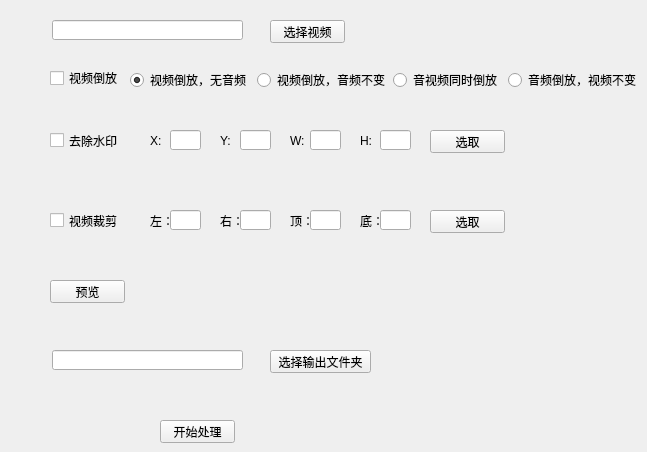
   <widget class="QWidget" name="tab_9">
    <attribute name="title">
     <string>视频裁剪去水印</string>
    </attribute>
    <widget class="QCheckBox" name="checkBox_4">
     <property name="geometry">
      <rect>
       <x>50</x>
       <y>70</y>
       <width>71</width>
       <height>16</height>
      </rect>
     </property>
     <property name="text">
      <string>视频倒放</string>
     </property>
    </widget>
    <widget class="QCheckBox" name="checkBox_5">
     <property name="geometry">
      <rect>
       <x>50</x>
       <y>130</y>
       <width>71</width>
       <height>21</height>
      </rect>
     </property>
     <property name="text">
      <string>去除水印</string>
     </property>
    </widget>
    <widget class="QCheckBox" name="checkBox_6">
     <property name="geometry">
      <rect>
       <x>50</x>
       <y>210</y>
       <width>71</width>
       <height>21</height>
      </rect>
     </property>
     <property name="text">
      <string>视频裁剪</string>
     </property>
    </widget>
    <widget class="QPushButton" name="pushButton">
     <property name="geometry">
      <rect>
       <x>50</x>
       <y>280</y>
       <width>75</width>
       <height>23</height>
      </rect>
     </property>
     <property name="text">
      <string>预览</string>
     </property>
    </widget>
    <widget class="QLineEdit" name="lineEdit_5">
     <property name="geometry">
      <rect>
       <x>52</x>
       <y>350</y>
       <width>191</width>
       <height>20</height>
      </rect>
     </property>
    </widget>
    <widget class="QPushButton" name="pushButton_2">
     <property name="geometry">
      <rect>
       <x>270</x>
       <y>350</y>
       <width>101</width>
       <height>23</height>
      </rect>
     </property>
     <property name="text">
      <string>选择输出文件夹</string>
     </property>
    </widget>
    <widget class="QPushButton" name="pushButton_11">
     <property name="geometry">
      <rect>
       <x>160</x>
       <y>420</y>
       <width>75</width>
       <height>23</height>
      </rect>
     </property>
     <property name="text">
      <string>开始处理</string>
     </property>
    </widget>
    <widget class="QLineEdit" name="lineEdit_6">
     <property name="geometry">
      <rect>
       <x>52</x>
       <y>20</y>
       <width>191</width>
       <height>20</height>
      </rect>
     </property>
    </widget>
    <widget class="QPushButton" name="pushButton_12">
     <property name="geometry">
      <rect>
       <x>270</x>
       <y>20</y>
       <width>75</width>
       <height>23</height>
      </rect>
     </property>
     <property name="text">
      <string>选择视频</string>
     </property>
    </widget>
    <widget class="QLineEdit" name="lineEdit_7">
     <property name="geometry">
      <rect>
       <x>170</x>
       <y>130</y>
       <width>31</width>
       <height>20</height>
      </rect>
     </property>
    </widget>
    <widget class="QLabel" name="label_50">
     <property name="geometry">
      <rect>
       <x>150</x>
       <y>130</y>
       <width>21</width>
       <height>21</height>
      </rect>
     </property>
     <property name="text">
      <string>X:</string>
     </property>
    </widget>
    <widget class="QLabel" name="label_51">
     <property name="geometry">
      <rect>
       <x>220</x>
       <y>130</y>
       <width>21</width>
       <height>21</height>
      </rect>
     </property>
     <property name="text">
      <string>Y:</string>
     </property>
    </widget>
    <widget class="QLineEdit" name="lineEdit_8">
     <property name="geometry">
      <rect>
       <x>240</x>
       <y>130</y>
       <width>31</width>
       <height>20</height>
      </rect>
     </property>
    </widget>
    <widget class="QLineEdit" name="lineEdit_21">
     <property name="geometry">
      <rect>
       <x>310</x>
       <y>130</y>
       <width>31</width>
       <height>20</height>
      </rect>
     </property>
    </widget>
    <widget class="QLabel" name="label_52">
     <property name="geometry">
      <rect>
       <x>290</x>
       <y>130</y>
       <width>21</width>
       <height>21</height>
      </rect>
     </property>
     <property name="text">
      <string>W:</string>
     </property>
    </widget>
    <widget class="QLabel" name="label_53">
     <property name="geometry">
      <rect>
       <x>360</x>
       <y>130</y>
       <width>21</width>
       <height>21</height>
      </rect>
     </property>
     <property name="text">
      <string>H:</string>
     </property>
    </widget>
    <widget class="QLineEdit" name="lineEdit_22">
     <property name="geometry">
      <rect>
       <x>380</x>
       <y>130</y>
       <width>31</width>
       <height>20</height>
      </rect>
     </property>
    </widget>
    <widget class="QLineEdit" name="lineEdit_23">
     <property name="geometry">
      <rect>
       <x>380</x>
       <y>210</y>
       <width>31</width>
       <height>20</height>
      </rect>
     </property>
    </widget>
    <widget class="QLabel" name="label_54">
     <property name="geometry">
      <rect>
       <x>290</x>
       <y>210</y>
       <width>21</width>
       <height>21</height>
      </rect>
     </property>
     <property name="text">
      <string>顶：</string>
     </property>
    </widget>
    <widget class="QLabel" name="label_55">
     <property name="geometry">
      <rect>
       <x>150</x>
       <y>210</y>
       <width>21</width>
       <height>21</height>
      </rect>
     </property>
     <property name="text">
      <string>左：</string>
     </property>
    </widget>
    <widget class="QLineEdit" name="lineEdit_24">
     <property name="geometry">
      <rect>
       <x>240</x>
       <y>210</y>
       <width>31</width>
       <height>20</height>
      </rect>
     </property>
    </widget>
    <widget class="QLineEdit" name="lineEdit_25">
     <property name="geometry">
      <rect>
       <x>310</x>
       <y>210</y>
       <width>31</width>
       <height>20</height>
      </rect>
     </property>
    </widget>
    <widget class="QLabel" name="label_56">
     <property name="geometry">
      <rect>
       <x>220</x>
       <y>210</y>
       <width>21</width>
       <height>21</height>
      </rect>
     </property>
     <property name="text">
      <string>右：</string>
     </property>
    </widget>
    <widget class="QLineEdit" name="lineEdit_26">
     <property name="geometry">
      <rect>
       <x>170</x>
       <y>210</y>
       <width>31</width>
       <height>20</height>
      </rect>
     </property>
    </widget>
    <widget class="QLabel" name="label_57">
     <property name="geometry">
      <rect>
       <x>360</x>
       <y>210</y>
       <width>21</width>
       <height>21</height>
      </rect>
     </property>
     <property name="text">
      <string>底：</string>
     </property>
    </widget>
    <widget class="QPushButton" name="pushButton_13">
     <property name="geometry">
      <rect>
       <x>430</x>
       <y>130</y>
       <width>75</width>
       <height>23</height>
      </rect>
     </property>
     <property name="text">
      <string>选取</string>
     </property>
    </widget>
    <widget class="QPushButton" name="pushButton_14">
     <property name="geometry">
      <rect>
       <x>430</x>
       <y>210</y>
       <width>75</width>
       <height>23</height>
      </rect>
     </property>
     <property name="text">
      <string>选取</string>
     </property>
    </widget>
    <widget class="QWidget" name="horizontalLayoutWidget">
     <property name="geometry">
      <rect>
       <x>130</x>
       <y>40</y>
       <width>508</width>
       <height>80</height>
      </rect>
     </property>
     <layout class="QHBoxLayout" name="horizontalLayout_2">
      <item>
       <widget class="QRadioButton" name="radioButton">
        <property name="text">
         <string>视频倒放，无音频</string>
        </property>
        <property name="checked">
         <bool>true</bool>
        </property>
       </widget>
      </item>
      <item>
       <widget class="QRadioButton" name="radioButton_2">
        <property name="text">
         <string>视频倒放，音频不变</string>
        </property>
       </widget>
      </item>
      <item>
       <widget class="QRadioButton" name="radioButton_10">
        <property name="text">
         <string>音视频同时倒放</string>
        </property>
       </widget>
      </item>
      <item>
       <widget class="QRadioButton" name="radioButton_9">
        <property name="text">
         <string>音频倒放，视频不变</string>
        </property>
       </widget>
      </item>
     </layout>
    </widget>
   </widget>
